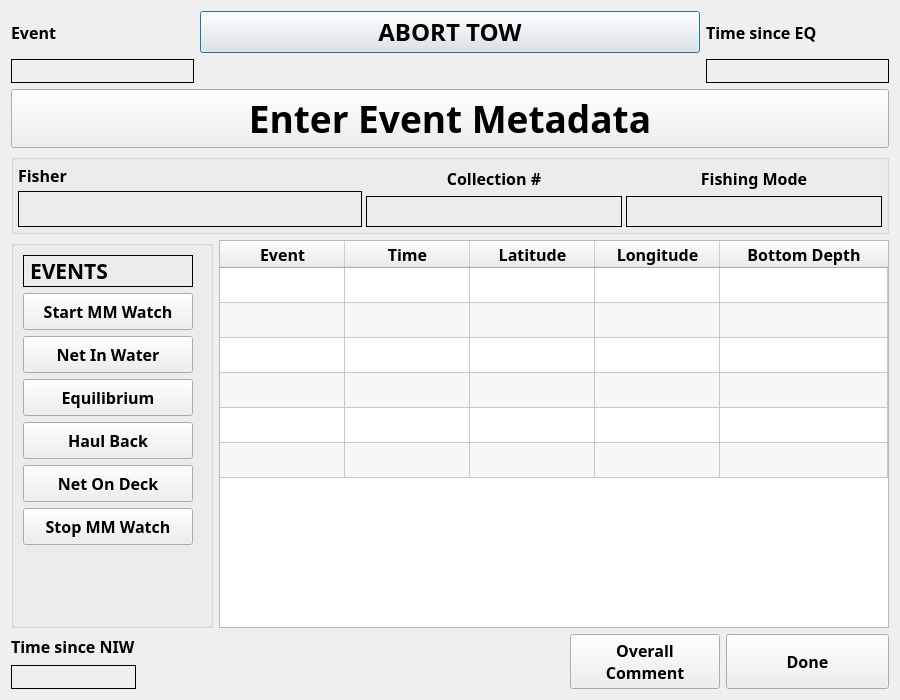
<?xml version="1.0" encoding="UTF-8"?>
<ui version="4.0">
 <class>CPSTrawlEvent</class>
 <widget class="QDialog" name="CPSTrawlEvent">
  <property name="geometry">
   <rect>
    <x>0</x>
    <y>0</y>
    <width>900</width>
    <height>700</height>
   </rect>
  </property>
  <property name="sizePolicy">
   <sizepolicy hsizetype="Fixed" vsizetype="Preferred">
    <horstretch>0</horstretch>
    <verstretch>0</verstretch>
   </sizepolicy>
  </property>
  <property name="minimumSize">
   <size>
    <width>900</width>
    <height>700</height>
   </size>
  </property>
  <property name="font">
   <font>
    <pointsize>18</pointsize>
   </font>
  </property>
  <property name="windowTitle">
   <string>CLAMS Haul</string>
  </property>
  <layout class="QVBoxLayout" name="verticalLayout_8">
   <item>
    <layout class="QGridLayout" name="gridLayout_2" columnstretch="0,0,0" columnminimumwidth="0,500,0">
     <item row="1" column="0">
      <widget class="QLabel" name="l_haul">
       <property name="font">
        <font>
         <pointsize>12</pointsize>
         <weight>75</weight>
         <bold>true</bold>
        </font>
       </property>
       <property name="frameShape">
        <enum>QFrame::Box</enum>
       </property>
       <property name="text">
        <string/>
       </property>
      </widget>
     </item>
     <item row="0" column="2">
      <widget class="QLabel" name="l_time">
       <property name="font">
        <font>
         <family>Arial Black</family>
         <pointsize>12</pointsize>
         <weight>75</weight>
         <bold>true</bold>
        </font>
       </property>
       <property name="text">
        <string>Time since EQ</string>
       </property>
      </widget>
     </item>
     <item row="0" column="0">
      <widget class="QLabel" name="l_event">
       <property name="font">
        <font>
         <family>Arial Black</family>
         <pointsize>12</pointsize>
         <weight>75</weight>
         <bold>true</bold>
        </font>
       </property>
       <property name="text">
        <string>Event</string>
       </property>
      </widget>
     </item>
     <item row="1" column="2">
      <widget class="QLabel" name="l_timeTD">
       <property name="font">
        <font>
         <pointsize>14</pointsize>
         <weight>75</weight>
         <bold>true</bold>
        </font>
       </property>
       <property name="frameShape">
        <enum>QFrame::Box</enum>
       </property>
       <property name="text">
        <string/>
       </property>
      </widget>
     </item>
     <item row="1" column="1">
      <spacer name="horizontalSpacer_2">
       <property name="orientation">
        <enum>Qt::Horizontal</enum>
       </property>
       <property name="sizeType">
        <enum>QSizePolicy::Preferred</enum>
       </property>
       <property name="sizeHint" stdset="0">
        <size>
         <width>21</width>
         <height>20</height>
        </size>
       </property>
      </spacer>
     </item>
     <item row="0" column="1">
      <widget class="QPushButton" name="pb_abort">
       <property name="font">
        <font>
         <family>Arial Black</family>
         <pointsize>18</pointsize>
         <weight>75</weight>
         <bold>true</bold>
        </font>
       </property>
       <property name="text">
        <string>ABORT TOW</string>
       </property>
      </widget>
     </item>
    </layout>
   </item>
   <item>
    <widget class="QPushButton" name="pb_metadata">
     <property name="sizePolicy">
      <sizepolicy hsizetype="Minimum" vsizetype="Preferred">
       <horstretch>0</horstretch>
       <verstretch>0</verstretch>
      </sizepolicy>
     </property>
     <property name="minimumSize">
      <size>
       <width>0</width>
       <height>50</height>
      </size>
     </property>
     <property name="font">
      <font>
       <family>Arial Black</family>
       <pointsize>28</pointsize>
       <weight>75</weight>
       <bold>true</bold>
      </font>
     </property>
     <property name="text">
      <string>Enter Event Metadata</string>
     </property>
    </widget>
   </item>
   <item>
    <widget class="QGroupBox" name="optionsGroup">
     <property name="title">
      <string/>
     </property>
     <layout class="QVBoxLayout" name="verticalLayout_6">
      <property name="leftMargin">
       <number>4</number>
      </property>
      <property name="topMargin">
       <number>4</number>
      </property>
      <property name="rightMargin">
       <number>4</number>
      </property>
      <property name="bottomMargin">
       <number>4</number>
      </property>
      <item>
       <layout class="QHBoxLayout" name="horizontalLayout" stretch="40,60">
        <property name="spacing">
         <number>4</number>
        </property>
        <item>
         <layout class="QVBoxLayout" name="verticalLayout">
          <item>
           <widget class="QLabel" name="meta4">
            <property name="font">
             <font>
              <family>Arial Black</family>
              <pointsize>12</pointsize>
              <weight>75</weight>
              <bold>true</bold>
             </font>
            </property>
            <property name="text">
             <string>Fisher</string>
            </property>
           </widget>
          </item>
          <item>
           <widget class="QLabel" name="l_fisher">
            <property name="enabled">
             <bool>true</bool>
            </property>
            <property name="font">
             <font>
              <family>Arial Black</family>
              <pointsize>19</pointsize>
              <weight>75</weight>
              <bold>true</bold>
             </font>
            </property>
            <property name="frameShape">
             <enum>QFrame::Box</enum>
            </property>
            <property name="text">
             <string/>
            </property>
           </widget>
          </item>
         </layout>
        </item>
        <item>
         <layout class="QGridLayout" name="gridLayout">
          <item row="1" column="1">
           <widget class="QLabel" name="l_fishingMode">
            <property name="font">
             <font>
              <pointsize>19</pointsize>
              <weight>75</weight>
              <bold>true</bold>
             </font>
            </property>
            <property name="frameShape">
             <enum>QFrame::Box</enum>
            </property>
            <property name="text">
             <string/>
            </property>
           </widget>
          </item>
          <item row="1" column="0">
           <widget class="QLabel" name="l_collection">
            <property name="font">
             <font>
              <pointsize>19</pointsize>
              <weight>75</weight>
              <bold>true</bold>
             </font>
            </property>
            <property name="frameShape">
             <enum>QFrame::Box</enum>
            </property>
            <property name="text">
             <string/>
            </property>
           </widget>
          </item>
          <item row="0" column="1">
           <widget class="QLabel" name="meta3">
            <property name="font">
             <font>
              <family>Arial Black</family>
              <pointsize>12</pointsize>
              <weight>75</weight>
              <bold>true</bold>
             </font>
            </property>
            <property name="text">
             <string>Fishing Mode</string>
            </property>
            <property name="alignment">
             <set>Qt::AlignCenter</set>
            </property>
           </widget>
          </item>
          <item row="0" column="0">
           <widget class="QLabel" name="meta2">
            <property name="font">
             <font>
              <family>Arial Black</family>
              <pointsize>12</pointsize>
              <weight>75</weight>
              <bold>true</bold>
             </font>
            </property>
            <property name="text">
             <string>Collection #</string>
            </property>
            <property name="alignment">
             <set>Qt::AlignCenter</set>
            </property>
           </widget>
          </item>
         </layout>
        </item>
       </layout>
      </item>
     </layout>
    </widget>
   </item>
   <item>
    <layout class="QHBoxLayout" name="horizontalLayout_2">
     <item>
      <widget class="QGroupBox" name="buttonsGroup">
       <property name="title">
        <string/>
       </property>
       <layout class="QVBoxLayout" name="verticalLayout_7">
        <item>
         <layout class="QVBoxLayout" name="verticalLayout_3">
          <property name="spacing">
           <number>6</number>
          </property>
          <property name="sizeConstraint">
           <enum>QLayout::SetFixedSize</enum>
          </property>
          <property name="leftMargin">
           <number>0</number>
          </property>
          <property name="topMargin">
           <number>0</number>
          </property>
          <property name="rightMargin">
           <number>8</number>
          </property>
          <item>
           <widget class="QLabel" name="label_2">
            <property name="sizePolicy">
             <sizepolicy hsizetype="Preferred" vsizetype="Fixed">
              <horstretch>0</horstretch>
              <verstretch>0</verstretch>
             </sizepolicy>
            </property>
            <property name="font">
             <font>
              <family>Arial Black</family>
              <pointsize>16</pointsize>
              <weight>75</weight>
              <bold>true</bold>
             </font>
            </property>
            <property name="frameShape">
             <enum>QFrame::Box</enum>
            </property>
            <property name="text">
             <string>EVENTS</string>
            </property>
            <property name="alignment">
             <set>Qt::AlignLeading|Qt::AlignLeft|Qt::AlignVCenter</set>
            </property>
           </widget>
          </item>
          <item>
           <widget class="QPushButton" name="pb_startmmw">
            <property name="minimumSize">
             <size>
              <width>170</width>
              <height>37</height>
             </size>
            </property>
            <property name="maximumSize">
             <size>
              <width>170</width>
              <height>36</height>
             </size>
            </property>
            <property name="font">
             <font>
              <family>Arial Black</family>
              <pointsize>12</pointsize>
              <weight>75</weight>
              <bold>true</bold>
             </font>
            </property>
            <property name="text">
             <string>Start MM Watch</string>
            </property>
           </widget>
          </item>
          <item>
           <widget class="QPushButton" name="pb_niw">
            <property name="minimumSize">
             <size>
              <width>170</width>
              <height>37</height>
             </size>
            </property>
            <property name="maximumSize">
             <size>
              <width>170</width>
              <height>36</height>
             </size>
            </property>
            <property name="font">
             <font>
              <family>Arial Black</family>
              <pointsize>12</pointsize>
              <weight>75</weight>
              <bold>true</bold>
             </font>
            </property>
            <property name="text">
             <string>Net In Water</string>
            </property>
           </widget>
          </item>
          <item>
           <widget class="QPushButton" name="pb_eq">
            <property name="minimumSize">
             <size>
              <width>170</width>
              <height>37</height>
             </size>
            </property>
            <property name="maximumSize">
             <size>
              <width>170</width>
              <height>36</height>
             </size>
            </property>
            <property name="font">
             <font>
              <family>Arial Black</family>
              <pointsize>12</pointsize>
              <weight>75</weight>
              <bold>true</bold>
             </font>
            </property>
            <property name="text">
             <string>Equilibrium</string>
            </property>
           </widget>
          </item>
          <item>
           <widget class="QPushButton" name="pb_hb">
            <property name="minimumSize">
             <size>
              <width>170</width>
              <height>37</height>
             </size>
            </property>
            <property name="maximumSize">
             <size>
              <width>170</width>
              <height>36</height>
             </size>
            </property>
            <property name="font">
             <font>
              <family>Arial Black</family>
              <pointsize>12</pointsize>
              <weight>75</weight>
              <bold>true</bold>
             </font>
            </property>
            <property name="text">
             <string>Haul Back</string>
            </property>
           </widget>
          </item>
          <item>
           <widget class="QPushButton" name="pb_nod">
            <property name="minimumSize">
             <size>
              <width>170</width>
              <height>37</height>
             </size>
            </property>
            <property name="maximumSize">
             <size>
              <width>170</width>
              <height>36</height>
             </size>
            </property>
            <property name="font">
             <font>
              <family>Arial Black</family>
              <pointsize>12</pointsize>
              <weight>75</weight>
              <bold>true</bold>
             </font>
            </property>
            <property name="text">
             <string>Net On Deck</string>
            </property>
           </widget>
          </item>
          <item>
           <widget class="QPushButton" name="pb_stopmmw">
            <property name="minimumSize">
             <size>
              <width>170</width>
              <height>37</height>
             </size>
            </property>
            <property name="maximumSize">
             <size>
              <width>170</width>
              <height>36</height>
             </size>
            </property>
            <property name="font">
             <font>
              <family>Arial Black</family>
              <pointsize>12</pointsize>
              <weight>75</weight>
              <bold>true</bold>
             </font>
            </property>
            <property name="text">
             <string>Stop MM Watch</string>
            </property>
           </widget>
          </item>
          <item>
           <spacer name="verticalSpacer">
            <property name="orientation">
             <enum>Qt::Vertical</enum>
            </property>
            <property name="sizeHint" stdset="0">
             <size>
              <width>20</width>
              <height>40</height>
             </size>
            </property>
           </spacer>
          </item>
         </layout>
        </item>
       </layout>
      </widget>
     </item>
     <item>
      <widget class="QTableWidget" name="dataTable">
       <property name="sizePolicy">
        <sizepolicy hsizetype="Expanding" vsizetype="Expanding">
         <horstretch>0</horstretch>
         <verstretch>0</verstretch>
        </sizepolicy>
       </property>
       <property name="minimumSize">
        <size>
         <width>0</width>
         <height>0</height>
        </size>
       </property>
       <property name="font">
        <font>
         <family>Arial Black</family>
         <pointsize>12</pointsize>
         <weight>75</weight>
         <bold>true</bold>
        </font>
       </property>
       <property name="verticalScrollBarPolicy">
        <enum>Qt::ScrollBarAsNeeded</enum>
       </property>
       <property name="horizontalScrollBarPolicy">
        <enum>Qt::ScrollBarAsNeeded</enum>
       </property>
       <property name="sizeAdjustPolicy">
        <enum>QAbstractScrollArea::AdjustToContents</enum>
       </property>
       <property name="editTriggers">
        <set>QAbstractItemView::NoEditTriggers</set>
       </property>
       <property name="alternatingRowColors">
        <bool>true</bool>
       </property>
       <property name="selectionMode">
        <enum>QAbstractItemView::SingleSelection</enum>
       </property>
       <property name="selectionBehavior">
        <enum>QAbstractItemView::SelectRows</enum>
       </property>
       <property name="columnCount">
        <number>5</number>
       </property>
       <attribute name="horizontalHeaderCascadingSectionResizes">
        <bool>true</bool>
       </attribute>
       <attribute name="horizontalHeaderMinimumSectionSize">
        <number>100</number>
       </attribute>
       <attribute name="horizontalHeaderDefaultSectionSize">
        <number>125</number>
       </attribute>
       <attribute name="horizontalHeaderStretchLastSection">
        <bool>true</bool>
       </attribute>
       <attribute name="verticalHeaderVisible">
        <bool>false</bool>
       </attribute>
       <attribute name="verticalHeaderDefaultSectionSize">
        <number>35</number>
       </attribute>
       <row>
        <property name="text">
         <string>New Row</string>
        </property>
       </row>
       <row>
        <property name="text">
         <string>New Row</string>
        </property>
       </row>
       <row>
        <property name="text">
         <string>New Row</string>
        </property>
       </row>
       <row>
        <property name="text">
         <string>New Row</string>
        </property>
       </row>
       <row>
        <property name="text">
         <string>New Row</string>
        </property>
       </row>
       <row>
        <property name="text">
         <string>New Row</string>
        </property>
       </row>
       <column>
        <property name="text">
         <string>Event</string>
        </property>
       </column>
       <column>
        <property name="text">
         <string>Time</string>
        </property>
       </column>
       <column>
        <property name="text">
         <string>Latitude</string>
        </property>
       </column>
       <column>
        <property name="text">
         <string>Longitude</string>
        </property>
       </column>
       <column>
        <property name="text">
         <string>Bottom Depth</string>
        </property>
       </column>
      </widget>
     </item>
    </layout>
   </item>
   <item>
    <layout class="QHBoxLayout" name="horizontalLayout_4" stretch="10,42,0,16">
     <item>
      <layout class="QVBoxLayout" name="verticalLayout_5">
       <item>
        <widget class="QLabel" name="label_42">
         <property name="font">
          <font>
           <family>Arial Black</family>
           <pointsize>12</pointsize>
           <weight>75</weight>
           <bold>true</bold>
          </font>
         </property>
         <property name="text">
          <string>Time since NIW</string>
         </property>
        </widget>
       </item>
       <item>
        <widget class="QLabel" name="elapseLabel">
         <property name="enabled">
          <bool>true</bool>
         </property>
         <property name="minimumSize">
          <size>
           <width>75</width>
           <height>0</height>
          </size>
         </property>
         <property name="font">
          <font>
           <pointsize>14</pointsize>
           <weight>75</weight>
           <bold>true</bold>
          </font>
         </property>
         <property name="frameShape">
          <enum>QFrame::Box</enum>
         </property>
         <property name="text">
          <string/>
         </property>
        </widget>
       </item>
      </layout>
     </item>
     <item>
      <layout class="QVBoxLayout" name="verticalLayout_4">
       <item>
        <layout class="QHBoxLayout" name="horizontalLayout_3">
         <item>
          <spacer name="horizontalSpacer">
           <property name="orientation">
            <enum>Qt::Horizontal</enum>
           </property>
           <property name="sizeHint" stdset="0">
            <size>
             <width>40</width>
             <height>20</height>
            </size>
           </property>
          </spacer>
         </item>
        </layout>
       </item>
      </layout>
     </item>
     <item>
      <widget class="QPushButton" name="commentBtn">
       <property name="sizePolicy">
        <sizepolicy hsizetype="Minimum" vsizetype="Preferred">
         <horstretch>0</horstretch>
         <verstretch>0</verstretch>
        </sizepolicy>
       </property>
       <property name="minimumSize">
        <size>
         <width>150</width>
         <height>55</height>
        </size>
       </property>
       <property name="font">
        <font>
         <family>Arial Black</family>
         <pointsize>12</pointsize>
         <weight>75</weight>
         <bold>true</bold>
        </font>
       </property>
       <property name="text">
        <string>Overall
Comment</string>
       </property>
      </widget>
     </item>
     <item>
      <widget class="QPushButton" name="doneBtn">
       <property name="sizePolicy">
        <sizepolicy hsizetype="Minimum" vsizetype="Preferred">
         <horstretch>0</horstretch>
         <verstretch>0</verstretch>
        </sizepolicy>
       </property>
       <property name="minimumSize">
        <size>
         <width>150</width>
         <height>55</height>
        </size>
       </property>
       <property name="font">
        <font>
         <family>Arial Black</family>
         <pointsize>12</pointsize>
         <weight>75</weight>
         <bold>true</bold>
        </font>
       </property>
       <property name="text">
        <string>Done</string>
       </property>
      </widget>
     </item>
    </layout>
   </item>
   <item>
    <layout class="QVBoxLayout" name="statusLayout"/>
   </item>
  </layout>
 </widget>
 <resources/>
 <connections/>
</ui>
